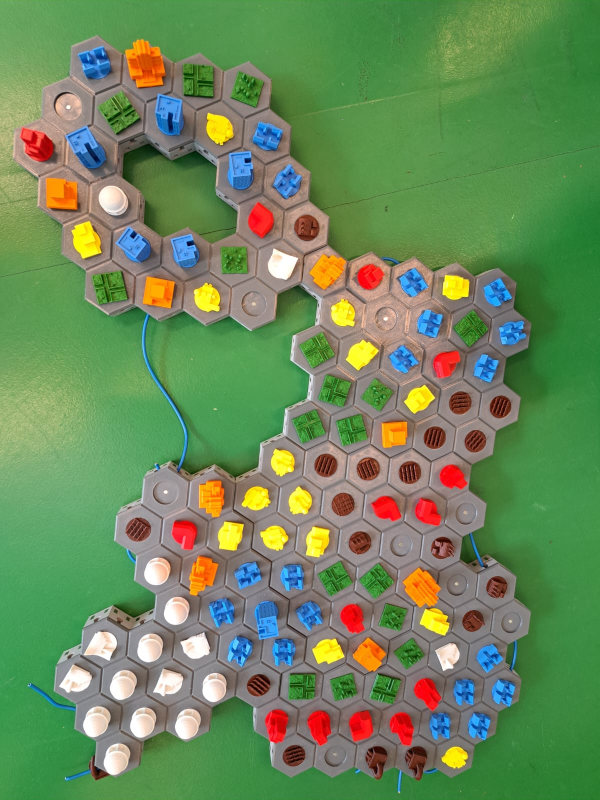
#> input picture resources/testing2/0.jpeg, 1200 x 1600 px (shown at 1/2 size); its folder holds only this picture in this run
$ python main.py
#> lines starting #> are read from the running program, lines starting #| are printed output that depends on the picture; after the words box and inside, x2 and y2 are one past the last pixel; in counts of white or black regions, pixels touching at a corner belong together
### building_finder.py
import cv2
import numpy as np
import matplotlib.pyplot as plt
from util import show_image
from enum import Enum

class ColorRange(Enum):
    GRAY = ((0, 0, 40), (180, 100, 240))
    BLACK = ((0, 0, 0), (180, 255, 30))

def get_color_mask(img, low, high):
    blur = cv2.blur(img, (5,5))
    blur0 = cv2.medianBlur(blur,5)
    blur1 = cv2.GaussianBlur(blur0,(5,5),0)
    blur2 = cv2.bilateralFilter(blur1,9,75,75)
    hsv = cv2.cvtColor(blur2, cv2.COLOR_BGR2HSV)
    mask = cv2.inRange(hsv, low, high)
    return mask

def remove_color(img, color):
    low, high = map(np.array, color.value)
    color_mask = get_color_mask(img, low, high)
    inverted_color_mask = cv2.bitwise_not(color_mask)
    removed_color = cv2.bitwise_and(img, img, mask=inverted_color_mask)
    return removed_color

def find_contours(img):
    img_copy = img.copy()
    gray = cv2.cvtColor(img, cv2.COLOR_BGR2GRAY)
    _, binary_image = cv2.threshold(gray, 1, 255, cv2.THRESH_BINARY)
    contours, _ = cv2.findContours(binary_image, cv2.RETR_TREE, cv2.CHAIN_APPROX_SIMPLE)

    buildings = {}
    for contour in contours:
        area = cv2.contourArea(contour)
        _,_,w,h = cv2.boundingRect(contour)
        bounding_area = w * h
        max_ratio = 4
        if 1000 <= area <= 12000 and bounding_area < max_ratio * area:
            M = cv2.moments(contour)
            if M['m00'] != 0.0:
                x = int(M['m10']/M['m00'])
                y = int(M['m01']/M['m00'])
            coordinates = (x, y)
            cv2.putText(img_copy, str(coordinates), coordinates, cv2.FONT_HERSHEY_COMPLEX_SMALL, 0.5, (0, 0, 0), 1)
            cv2.drawContours(img_copy, [contour], 0, (0, 0, 255), 2)
            buildings[coordinates] = crop_contour(img, contour)
    show_image(img_copy)
    return buildings

def crop_contour(img, contour):
    x, y, w, h = cv2.boundingRect(contour)
    cropped_image = img[y:y+h, x:x+w]
    return cropped_image

def find_buildings(img):
    img_copy = img.copy()
    no_gray = remove_color(img_copy, ColorRange.GRAY)
    no_black = remove_color(no_gray, ColorRange.BLACK)
    buildings = find_contours(no_black)
    return buildings

### util.py
import cv2
from enum import Enum

class Color(Enum):
    RED = (255, 0, 0)
    GREEN = (20, 60, 20)
    BLUE = (0, 0, 255)
    YELLOW = (255, 255, 0)
    ORANGE = (255, 125, 0)
    BROWN = (80, 40, 30)
    WHITE = (255, 255, 255)

def show_image(img, target_size = 800):
    img_copy = img.copy()
    resized = resize_img(img_copy, target_size)
    cv2.imshow('shapes', resized)
    cv2.waitKey(0)
    cv2.destroyAllWindows()

def resize_img(raw_img, target_size):
   h, w = raw_img.shape[:2]
   ratio = min(target_size / w, target_size / h)
   resized = cv2.resize(raw_img, (int(w * ratio), int(h * ratio)))
   return resized

### building_recognizer.py
import cv2
import numpy as np
import os
from matplotlib import pyplot as plt
from util import show_image, Color
from color_recognizer import get_color

def recognize_building(building):
    color = get_color(building)
    building = color # TODO: recognize a building based on its color
    return building


def recognize_buildings(buildings):
    recognized_buildings = {}
    for coords, building in buildings.items():
        recognized_building = recognize_building(building)
        recognized_buildings[coords] = recognized_building

    return recognized_buildings

### color_recognizer.py
import cv2
import numpy as np
from sklearn.cluster import KMeans
from util import Color

def closest_color_name(color):
    closest_name = None
    min_dist = float('inf')

    for rgb in Color:
        dist = np.sqrt(np.sum((np.array(color) - np.array(rgb.value))**2))
        if dist < min_dist:
            min_dist = dist
            closest_name = rgb.name

    return closest_name

def get_dominant_color(img):
    img = cv2.cvtColor(img, cv2.COLOR_BGR2RGB)
    pixels = img.reshape(-1, 3)
    non_black_pixels = pixels[np.any(pixels != [0, 0, 0], axis=1)]

    kmeans = KMeans(n_clusters=1)
    kmeans.fit(non_black_pixels)
    colors = kmeans.cluster_centers_

    return colors.astype(int)[0]

def get_color(img):
    color = get_dominant_color(img)
    color_name = closest_color_name(color)
    return color_name

### grid_builder.py
import math
import cv2
from collections import Counter
import numpy as np
import matplotlib.pyplot as plt
from util import show_image

def build_grid(recognized_buildings):
    coordinates = recognized_buildings.keys()
    print(coordinates)

    # Find all the direct neighbours
    adjacent_hexagon = find_adjacent_hexagon(coordinates)

    # Create an anchor to serve as a starting point
    anchor = find_anchor(adjacent_hexagon)

    # Find all direct neighbours of the anchor
    anchor_neighbours = find_neighbours(adjacent_hexagon, anchor)

    # Calculate a rotation angle which aligns the hexagons
    angle = find_rotation_angle(anchor, anchor_neighbours)

    # Rotate all the coordinates around the anchor
    new_coords = rotate_points_around_anchor(coordinates, anchor, angle)

    # Recursively create a grid starting at the anchor
    virtual_coords = {anchor : (250, 250)}
    visited = [anchor]
    odd_or_even = {anchor : False}
    virtual_coords = create_hexagon_grid(anchor, new_coords, adjacent_hexagon, virtual_coords, visited, odd_or_even)

    # This grid contains virtual coordinates pointing to original coordinates (which serve as keys)
    grid = normalize_virtual_coords(virtual_coords, anchor)

    final_grid = update_coords(recognized_buildings, grid)

    # Replace this with the code to generate 3d models:
    draw_grid(final_grid)

def create_hexagon_grid(current_hexagon, new_coords, adjacent_hexagon, virtual_coords, visited, odd_or_even):
    visited.append(current_hexagon)

    virtual_x, virtual_y = virtual_coords[current_hexagon]
    neighbours = find_neighbours(adjacent_hexagon, current_hexagon)

    # Calculate the virtual coordinates for each neighbour (that does not have coordinates yet)
    for nb in neighbours:
        if nb in virtual_coords.keys():
            continue

        angle = calculate_angle(new_coords[current_hexagon], new_coords[nb])
        odd = odd_or_even[current_hexagon]

        # South East Neighbour
        if angle > 0 and angle <= math.pi / 3:
            virtual_coords[nb] = (virtual_x if odd else virtual_x - 1, virtual_y + 1)
            odd_or_even[nb] = not odd
        # South Neighbour
        elif angle > (1/3) * math.pi and angle <= (2/3) * math.pi:
            virtual_coords[nb] = (virtual_x - 1, virtual_y)
            odd_or_even[nb] = odd
        # South West Neighbour
        elif angle > (2/3) * math.pi and angle <= math.pi:
            virtual_coords[nb] = (virtual_x if odd else virtual_x - 1, virtual_y - 1)
            odd_or_even[nb] = not odd
        # North East Neighbour
        elif angle < 0 and angle >= -math.pi / 3:
            virtual_coords[nb] = (virtual_x + 1 if odd else virtual_x, virtual_y + 1)
            odd_or_even[nb] = not odd
        # North Neighbour
        elif angle < -(1/3) * math.pi and angle >= -(2/3) * math.pi:
            virtual_coords[nb] = (virtual_x + 1, virtual_y)
            odd_or_even[nb] = odd
        # North West Neighbour
        elif angle < -(2/3) * math.pi and angle >= -math.pi:
            virtual_coords[nb] = (virtual_x + 1 if odd else virtual_x, virtual_y - 1)
            odd_or_even[nb] = not odd
        else:
            raise Exception("Angle is not within the boundaries of pi")

    # Recursively go through unvisited neighbours
    for nb in neighbours:
        if nb not in visited:
            virtual_coords = create_hexagon_grid(nb, new_coords, adjacent_hexagon, virtual_coords, visited, odd_or_even)

    return virtual_coords

def normalize_virtual_coords(virtual_coords, anchor):
    smallest_x = math.inf
    smallest_y = math.inf

    for coords in virtual_coords.values():
        x, y = coords
        if x < smallest_x:
            smallest_x = x
        if y < smallest_y:
            smallest_y = y

    # This makes sure that the anchor is in an "odd" row
    if (virtual_coords[anchor][1] - smallest_y) % 2 == 1:
        smallest_y-=1

    result = {}
    for key, v_coords in virtual_coords.items():
        x, y = v_coords
        result[x - smallest_x, y - smallest_y] = key

    return result

def update_coords(recognized_buildings, grid):
    final_grid = {}
    for new_coords, old_coords in grid.items():
        print(new_coords)
        print(old_coords)
        final_grid[new_coords] = recognized_buildings[old_coords]

    return final_grid


def find_adjacent_hexagon(coordinates, filter_threshold = 0.6):
    smallest_distance = math.inf
    distances = {}

    for i, coord1 in enumerate(coordinates):
        for coord2 in list(coordinates)[i+1:]:
            dist = calculate_distance(coord1, coord2)
            distances[(coord1, coord2)] = dist
            if dist < smallest_distance:
                smallest_distance = dist

    threshold = filter_threshold * smallest_distance
    adjacent_hexagon = [key for key, value in distances.items() if abs(value - smallest_distance) <= threshold]
    return adjacent_hexagon

def find_anchor(adjacent_hexagon):
    flat_list = [item for sublist in adjacent_hexagon for item in sublist]
    counter = Counter(flat_list)
    start,_ = counter.most_common(1)[0]
    return start

def find_neighbours(adjacent_hexagon, hex):
    neighbours = []
    for coord_pair in adjacent_hexagon:
        if coord_pair[0] == hex:
            neighbours.append(coord_pair[1])
        if coord_pair[1] == hex:
            neighbours.append(coord_pair[0])

    return neighbours

def calculate_distance(coord1, coord2):
    return math.sqrt(pow((coord1[0] - coord2[0]), 2) + pow((coord1[1] - coord2[1]), 2))

def rotate_point(coord, angle):
    x, y = coord
    rotated_x = x * np.cos(-angle) - y * np.sin(-angle)
    rotated_y = x * np.sin(-angle) + y * np.cos(-angle)
    return rotated_x, rotated_y

def rotate_points_around_anchor(coordinates, anchor, angle):
    translated_coords = [(x - anchor[0], y - anchor[1]) for x, y in coordinates]
    rotated_coords = [rotate_point(coord, angle) for coord in translated_coords]
    new_coords = [(int(x + anchor[0]), int(y + anchor[1])) for x,y in rotated_coords]
    result = {original: rotated for original, rotated in zip(coordinates, new_coords)}
    result[anchor] = anchor
    return result

def calculate_angle(anchor, point):
    dx = point[0] - anchor[0]
    dy = point[1] - anchor[1]
    return math.atan2(dy, dx)

def find_rotation_angle(anchor, neighbours):
    min_angle = float('inf')
    for nb in neighbours:
        angle = calculate_angle(anchor, nb)
        angle += math.pi/2
        if angle < 0:
            angle = -angle
        if angle > math.pi:
            angle -= math.pi

        if (angle < min_angle):
            min_angle = angle

    return min_angle

# Temporary code to draw the hexagon:
def draw_hexagon(ax, center, size):
    angles = np.linspace(0, 2*np.pi, 7)
    x = center[0] + size * np.cos(angles)
    y = center[1] + size * np.sin(angles)
    ax.fill(x, y, edgecolor='black', linewidth=1, facecolor='lightgray')

def draw_grid(grid, hex_size = 1.0):
    fig, ax = plt.subplots()
    ax.set_aspect('equal')
    ax.set_axis_off()
    for row in range(50):
        for col in range(50):
            if (row, col) in grid.keys():
                x = col * 3/2 * hex_size
                y = row * np.sqrt(3) * hex_size
                if col % 2 != 0:
                    y += np.sqrt(3) / 2 * hex_size
                draw_hexagon(ax, (x, y), hex_size)
                text = grid[(row, col)]
                ax.text(x, y, text, ha='center', va='center', color='black')


    plt.show()

### main.py
import cv2
from building_finder import find_buildings
from building_recognizer import recognize_buildings
from grid_builder import build_grid

if __name__== "__main__" :
    for index in range(0, 8):
        img = cv2.imread(f'resources/testing2/{index}.jpeg')
#> img is the input picture: shape (1600, 1200, 3); mean B, G, R 91.7, 137.3, 107.7
        buildings = find_buildings(img)
#> in get_color_mask, `hsv = cv2.cvtColor(blur2, cv2.COLOR_BGR2HSV)`: hsv: shape (1600, 1200, 3); mean H, S, V 52.7, 109.4, 150.4
#> in get_color_mask, `mask = cv2.inRange(hsv, low, high)`:
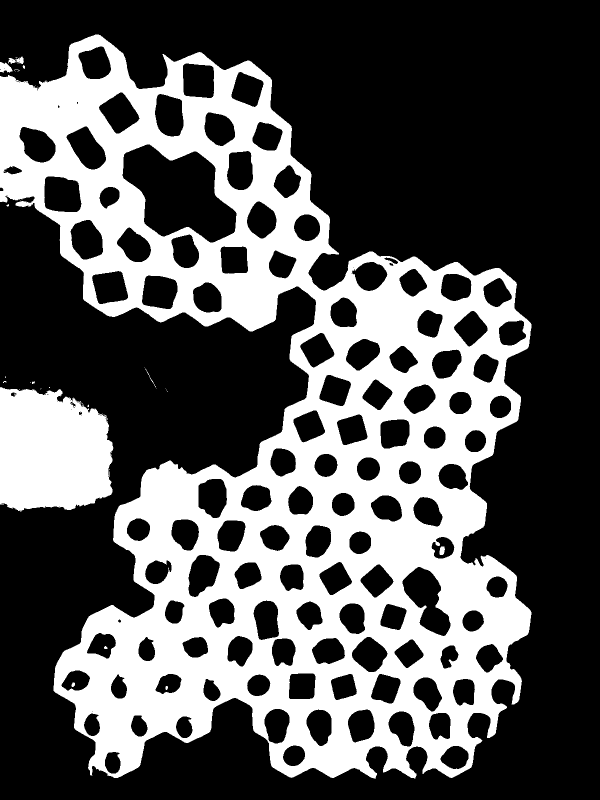
#> mask: shape (1600, 1200) (shown at 1/2 size); 34.1% white; 43 white regions (31 under 20 px), largest, box (x1, y1, x2, y2) and area: (0, 69, 1063, 1557) 607025, (0, 774, 227, 1023) 47433, (0, 124, 25, 146) 357
#> in get_color_mask (call 2), `hsv = cv2.cvtColor(blur2, cv2.COLOR_BGR2HSV)`: hsv: shape (1600, 1200, 3); mean H, S, V 42.2, 108.7, 100.7
#> in get_color_mask (call 2), `mask = cv2.inRange(hsv, low, high)`: mask: shape (1600, 1200); 32.3% white; 7 white regions, largest, box (x1, y1, x2, y2) and area: (0, 71, 1062, 1555) 573216, (0, 776, 225, 1020) 46188, (0, 126, 22, 142) 256
#> in find_contours, `gray = cv2.cvtColor(img, cv2.COLOR_BGR2GRAY)`:
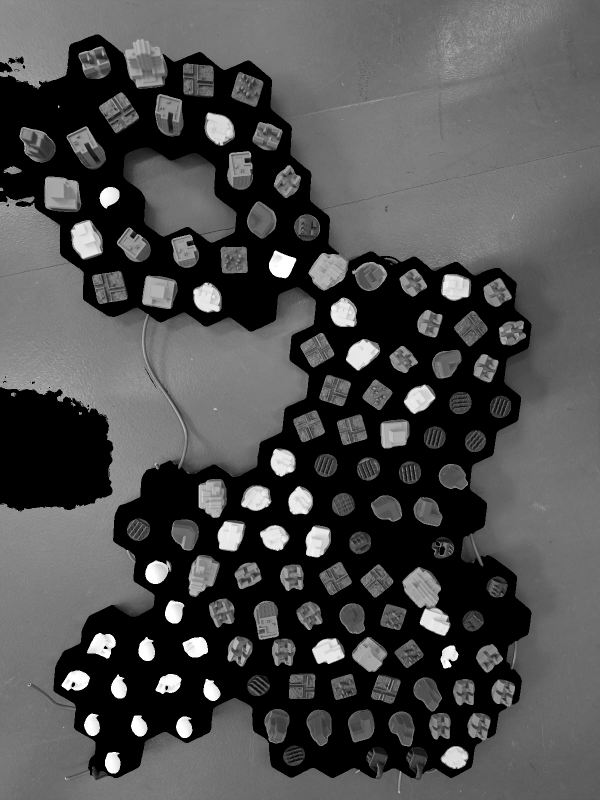
#> gray: shape (1600, 1200) (shown at 1/2 size); min 0, max 255, mean 77.3
#> in find_contours, `_, binary_image = cv2.threshold(gray, 1, 255, cv2.THRESH_BINARY)`: binary_image: shape (1600, 1200); 65.8% white; 44 black regions (32 under 20 px)
#> in find_contours, `contours, _ = cv2.findContours(binary_image, cv2.RETR_TREE, cv2.CHAIN_..`: contours = 230 contours, 102 with area under 20; largest, box (x1, y1, x2, y2) and area: (0, 0, 1200, 1600) 970986, (246, 295, 473, 485) 27070, (805, 1134, 901, 1272) 6742, (89, 353, 163, 424) 4450, (133, 253, 212, 339) 3881
#> the loop in find_contours, `for contour in contours:` made 230 passes
#> (area, bounding_area, coordinates) on passes 1, 2, 3, 4, 6, 7, 8, 9, 10, 11, 12, 14: (1021, 1333, (225, 1525)), (1820.5, 2576, (910, 1514)), (1335.5, 1804, (587, 1511)), (1023, 1419, (368, 1454)), (1010.5, 1440, (183, 1449)), (1821, 2279, (879, 1450)), (2477.5, 3640, (804, 1454)), (2623, 3498, (722, 1450)), (2635, 3650, (639, 1452)), (2558, 3450, (553, 1450)), (1840.5, 2332, (928, 1383)), (2438.5, 3876, (855, 1385))
#> (area, bounding_area) on passes 61 to 64: (2333.5, 3224), (1574.5, 2070), (2132, 2850), (2328, 3172)
#> pass 1, in crop_contour, `cropped_image = img[y:y+h, x:x+w]`:
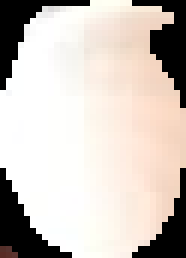
#> cropped_image: shape (43, 31, 3) (shown 6 times larger); mean B, G, R 189.2, 195.9, 204.2
#> pass 3, in crop_contour (call 3), `cropped_image = img[y:y+h, x:x+w]`:
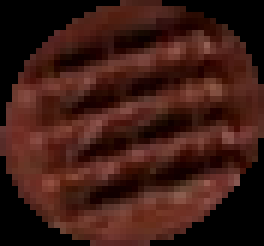
#> cropped_image: shape (41, 44, 3) (shown 6 times larger); mean B, G, R 20.4, 27.2, 61.3
#> after the loop in find_contours, `for contour in contours:`:
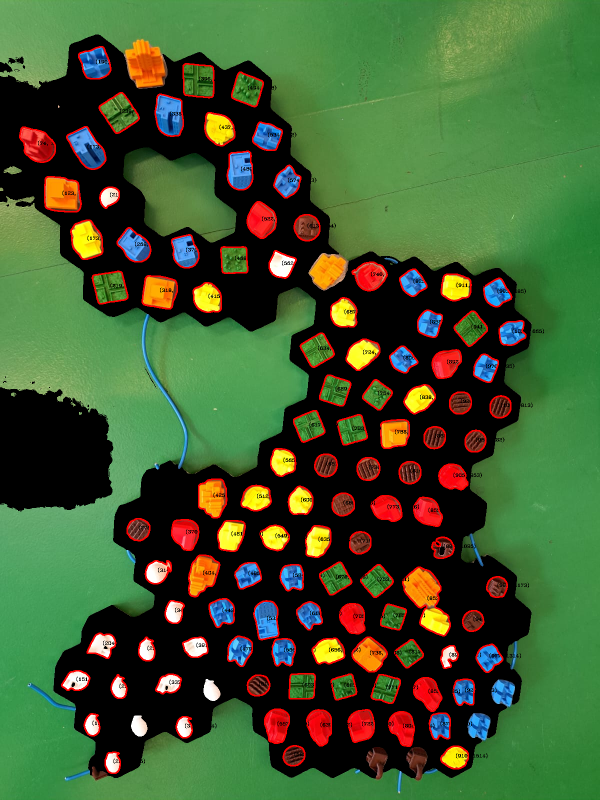
#> img_copy: shape (1600, 1200, 3) (shown at 1/2 size); mean B, G, R 47.1, 88.4, 65.1
#> in resize_img, `resized = cv2.resize(raw_img, (int(w * ratio), int(h * ratio)))`:
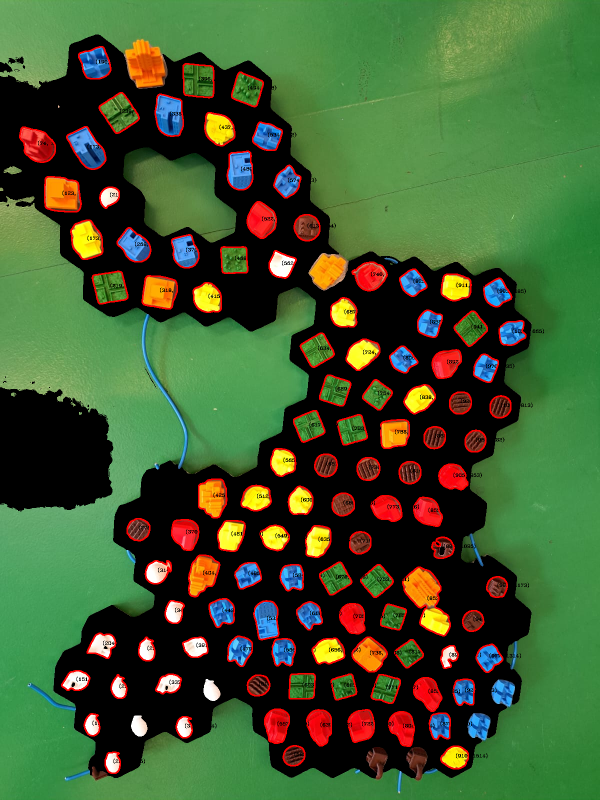
#> resized: shape (800, 600, 3); mean B, G, R 47.2, 88.5, 65.2
        recognized_buildings = recognize_buildings(buildings)
#> the loop in recognize_buildings, `for coords, building in buildings.items():` made 108 passes
#> coords on passes 1 to 12: (225, 1525), (910, 1514), (587, 1511), (368, 1454), (183, 1449), (879, 1450), (804, 1454), (722, 1450), (639, 1452), (553, 1450), (928, 1383), (855, 1385)
        building_grid = build_grid(recognized_buildings)
#> (printed output is left out)
#> the loop in find_neighbours, `for coord_pair in adjacent_hexagon:` made 234 passes
#> coord_pair on passes 1 to 3: ((225, 1525), (183, 1449)), ((910, 1514), (879, 1450)), ((587, 1511), (639, 1452))
#> the loop in find_rotation_angle, `for nb in neighbours:` made 6 passes
#> nb on passes 1 to 6: (879, 1450), (804, 1454), (928, 1383), (771, 1377), (897, 1312), (817, 1306)
#> the loop in find_neighbours (call 2), `for coord_pair in adjacent_hexagon:` made 234 passes
#> the loop in create_hexagon_grid, `for nb in neighbours:` made 6 passes
#> the loop in normalize_virtual_coords, `for coords in virtual_coords.values():` made 85 passes
#> coords on passes 1 to 12: (250, 250), (249, 251), (249, 250), (250, 251), (249, 249), (251, 250), (250, 249), (249, 252), (248, 249), (248, 248), (249, 248), (247, 248)
#> the loop in normalize_virtual_coords, `for key, v_coords in virtual_coords.items():` made 85 passes
#> (key, v_coords) on passes 1 to 12: ((855, 1385), (250, 250)), ((879, 1450), (249, 251)), ((804, 1454), (249, 250)), ((928, 1383), (250, 251)), ((771, 1377), (249, 249)), ((897, 1312), (251, 250)), ((817, 1306), (250, 249)), ((910, 1514), (249, 252)), ((722, 1450), (248, 249)), ((639, 1452), (248, 248)), ((687, 1373), (249, 248)), ((587, 1511), (247, 248))
#> the loop in update_coords, `for new_coords, old_coords in grid.items():` made 83 passes
#> (new_coords, old_coords) on passes 1 to 12: ((5, 10), (855, 1385)), ((4, 11), (879, 1450)), ((4, 10), (804, 1454)), ((5, 11), (928, 1383)), ((4, 9), (771, 1377)), ((6, 10), (897, 1312)), ((5, 9), (817, 1306)), ((4, 12), (910, 1514)), ((3, 9), (722, 1450)), ((3, 8), (639, 1452)), ((4, 8), (687, 1373)), ((2, 8), (587, 1511))
#> (printed output is left out)
#> in draw_grid, `plt.show()`:
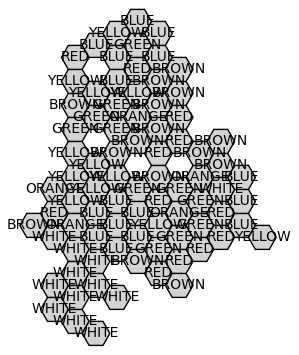
#> figure drawn by matplotlib, 1 panel
#> (the run stopped early here; a loop or call above may not have finished)
